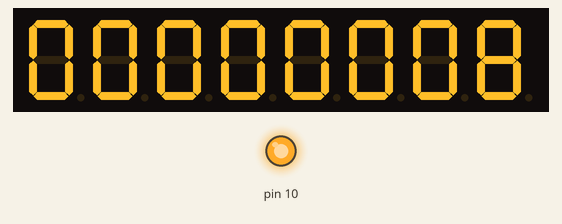
Simulated run of this sketch. Board: Arduino Uno, built with avr-gcc and run on an emulated ATmega328P. Parts: 8-digit seven-segment display, output pins drawn as LEDs (lit = HIGH). Wiring (inferred from the names in the program): MAX7219 LED driver: CS pin 9. Pins used as bus, display or sensor lines are not drawn.

Above: at 0.1 s.
At 0.6 s:
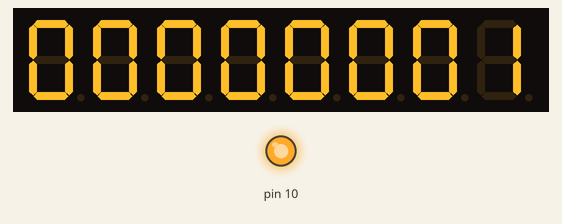

The sketch:

sketch_feb12a.ino
```cpp
#include <SPI.h>

#define dispCS 9

void setup() {
  pinMode(dispCS,OUTPUT);
  digitalWrite(dispCS,HIGH);

SPI.begin();
SPI.beginTransaction(SPISettings(4000000, MSBFIRST, SPI_MODE0));
digitalWrite(dispCS,LOW);
SPI.transfer(0x09);//decode mode all
SPI.transfer(0xff);
digitalWrite(dispCS,HIGH);
digitalWrite(dispCS,LOW);
SPI.transfer(0x0b);//scan limit
SPI.transfer(0x07);
digitalWrite(dispCS,HIGH);
digitalWrite(dispCS,LOW);
SPI.transfer(0x0a);//intensity
SPI.transfer(0xff);
digitalWrite(dispCS,HIGH);
digitalWrite(dispCS,LOW);
SPI.transfer(0x0c);//shutdown mode
SPI.transfer(0x01);
digitalWrite(dispCS,HIGH);
}
void loop() {

digitalWrite(dispCS,LOW);
SPI.transfer(0x01);
SPI.transfer(0x08);
digitalWrite(dispCS,HIGH);
delay(500);
digitalWrite(dispCS,LOW);
SPI.transfer(0x01);
SPI.transfer(0x01);
digitalWrite(dispCS,HIGH);
delay(500);
}
```

Measured:
- what the display in image 1 shows lasts 0.5 s, from 0.5 s to 1.0 s
